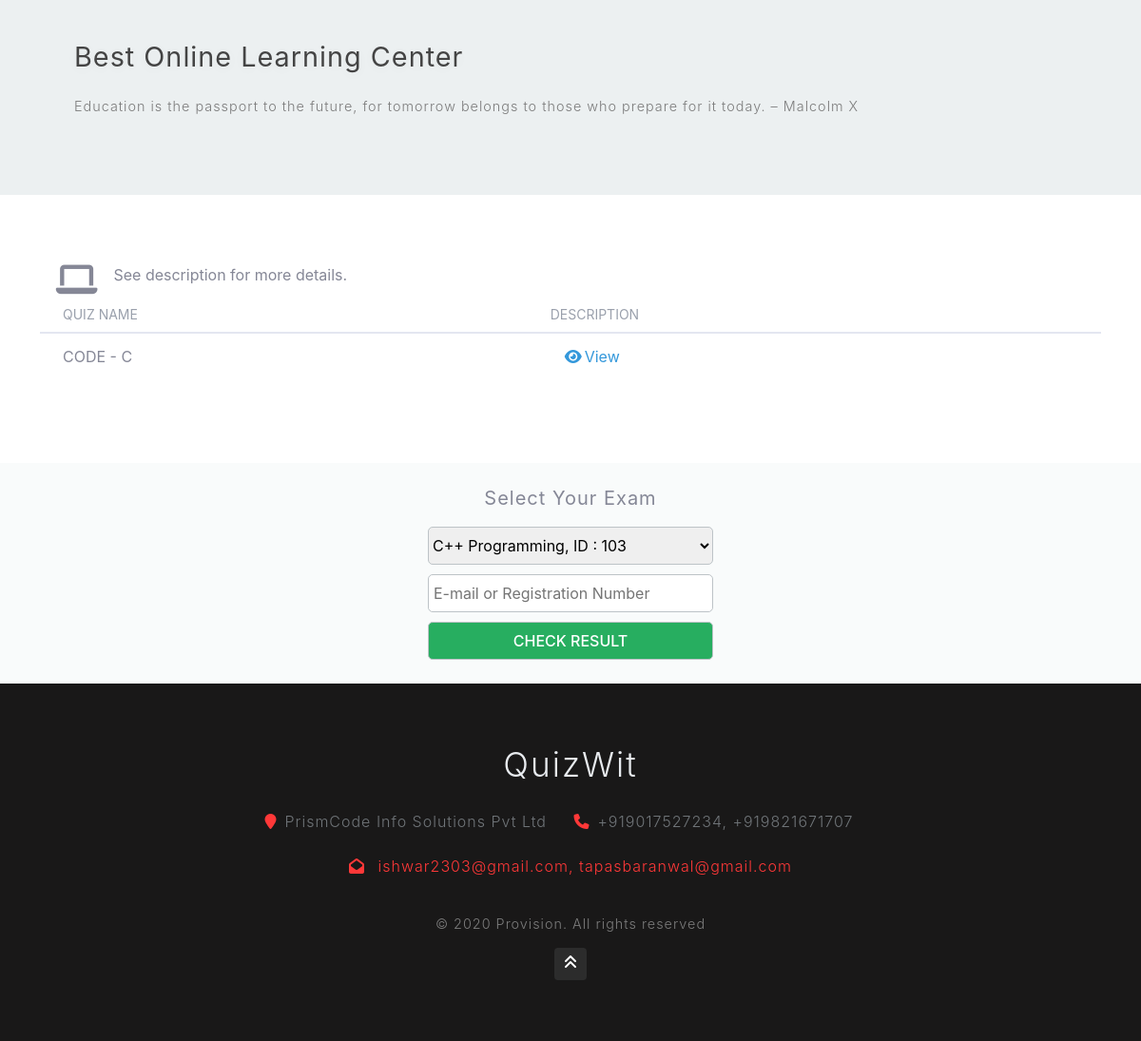
Before: / (lower part) with the older database file.
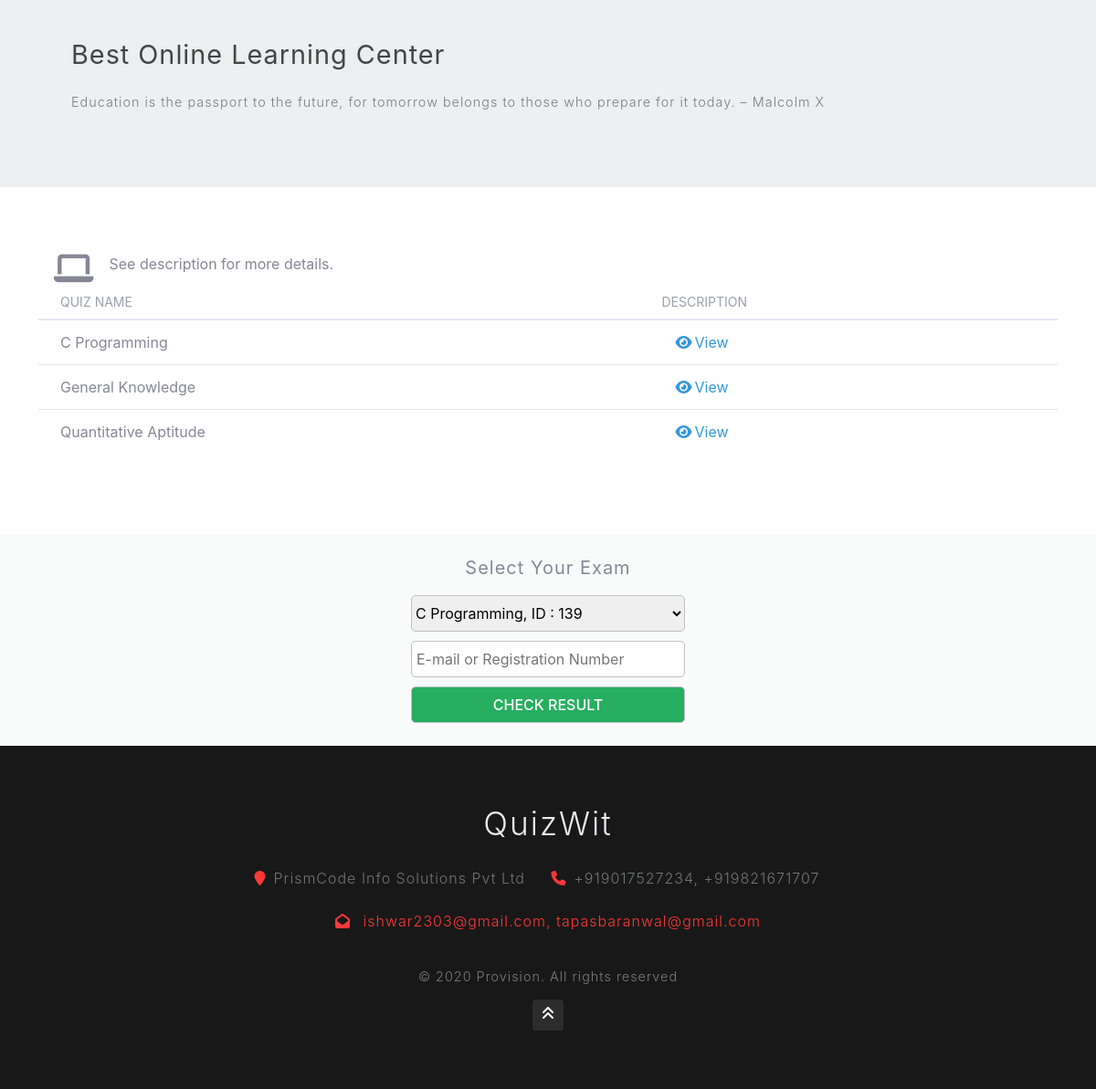
After: the same page with the newer database file.
### tables this page shows
CREATE TABLE `quizes` (
  `quiz_id` int(11) NOT NULL,
  `quiz_name` varchar(50) NOT NULL,
  `difficulty_level` char(30) NOT NULL,
  `description` varchar(1000) NOT NULL,
  `number_of_questions` int(11) NOT NULL,
  `is_active` int(11) NOT NULL,
  `active_timing` bigint(20) NOT NULL,
  `inactive_timing` bigint(20) NOT NULL,
  `Exam_key` varchar(30) NOT NULL,
  `key_access` tinyint(4) NOT NULL,
  `show_evaluation` tinyint(4) NOT NULL,
  `time_duration` int(11) NOT NULL,
  `marks_per_question` int(11) NOT NULL,
  `negative_marking` double NOT NULL,
  `passing_percentage` int(11) NOT NULL,
  `admin_email_id` int(11) NOT NULL,
  `time_stamp` varchar(100) NOT NULL
);

### index.php (the view, shortened to what the changed rows need)
<?php
  require_once('connection.php');
?>
<!DOCTYPE html>
<html lang="zxx">
<head>
    <link href="css/bootstrap.css" type="text/css" rel="stylesheet" media="all">
    <link href="css/style.css" type="text/css" rel="stylesheet" media="all">
    <link rel="stylesheet" type="text/css" href="css/dashboard.css">
    <link rel="stylesheet" type="text/css" href="css/sb-admin-2.css">
    <link href="vendor/fontawesome-free/css/all.min.css" rel="stylesheet" type="text/css">
</head>
<body>
    <section class="banner-bottom py-5" id="about">
        <div style="position: relative;" class="container py-md-4">
            <div class="row banner-grids">
               <div   class="table-responsive">
              <?php
                $sql = "SELECT * FROM quizes WHERE is_active='1' ORDER BY quiz_name";
                $result = mysqli_query($conn,$sql);
                if($result->num_rows>0){
                       ?>
              <table class="table card-table table-vcenter text-nowrap">
                <thead>
                  <tr>
                       <th>Quiz Name</th>
                       <th>Description</th>
                   </tr>
                </thead>
                <tbody>
                       <?php
                       while($row = $result->fetch_assoc())
                       {
                       	$sql = "SELECT * FROM question_bank WHERE quiz_id = '$row[quiz_id]'";
                       	$result1 = mysqli_query($conn,$sql);
                       	if($result1->num_rows>0)
                       		{
		                        ?>
		                             <tr>
		                                 <td><?php echo $row['quiz_name'];?></td>
		                                 <td style="color:#3498db;">
                                        <span class="view-description-popup" style="cursor:pointer;padding-left: 15px;"><i style="margin-right : 3px;" class="fas fa-eye"></i>View</span>
                                      </td>
		                             </tr>
		                        <?php
		                    }
		                }
                   ?>
                </tbody>
              </table>
              <?php
            }
            ?>
            </div>
            </div>
        </div>
    </section>
    <?php
      $sql = "SELECT * FROM quizes WHERE show_evaluation='1' ORDER BY quiz_name";
      $result = mysqli_query($conn,$sql);
      $num = $result->num_rows;
      if($num>0){
    ?>
    <div class="result-container">
	  <h5>Select Your Exam</h5>
      <div class="select-exam-for-result">
        <select id="test" name='test_selected'>
         <?php
               while($row = $result->fetch_assoc())
               {
                      echo "<option value ='$row[quiz_id]'>$row[quiz_name], ID :  $row[quiz_id]</option>";
               }
         ?>
         </select>
      </div>
      <div class="email-or-reg-for-result">
        <input oninput="var str = this.value; this.value=str.toUpperCase();" id="regNo-or-email" type="text" placeholder="E-mail or Registration Number" required>
      </div>
      <div>
        <button id="check-result-btn">CHECK RESULT</button>
      </div>
    </div>
    <?php
    }
    else{
      ?>
        <div class="no-results">
          <label>Currently no results are open!</label>
        </div>
      <?php
    }
    ?>
    <footer class="footer-content text-center py-5">
        <div class="container py-md-3">
            <h2 class="logo2 text-center">
                <a href="#">
                    QuizWit
                </a>
            </h2>
        </div>
    </footer>
</body>
</html>

Changed rows visible on the page:
no longer on this page (row edited): quizes: quiz_name "CODE - C"
added quizes: quiz_name "C Programming"
now on this page (row edited): quizes: quiz_name "General Knowledge"
added quizes: quiz_name "Quantitative Aptitude"
Other visible differences:
form field test_selected: "C++ Programming, ID : 103" → "C Programming, ID : 139"
